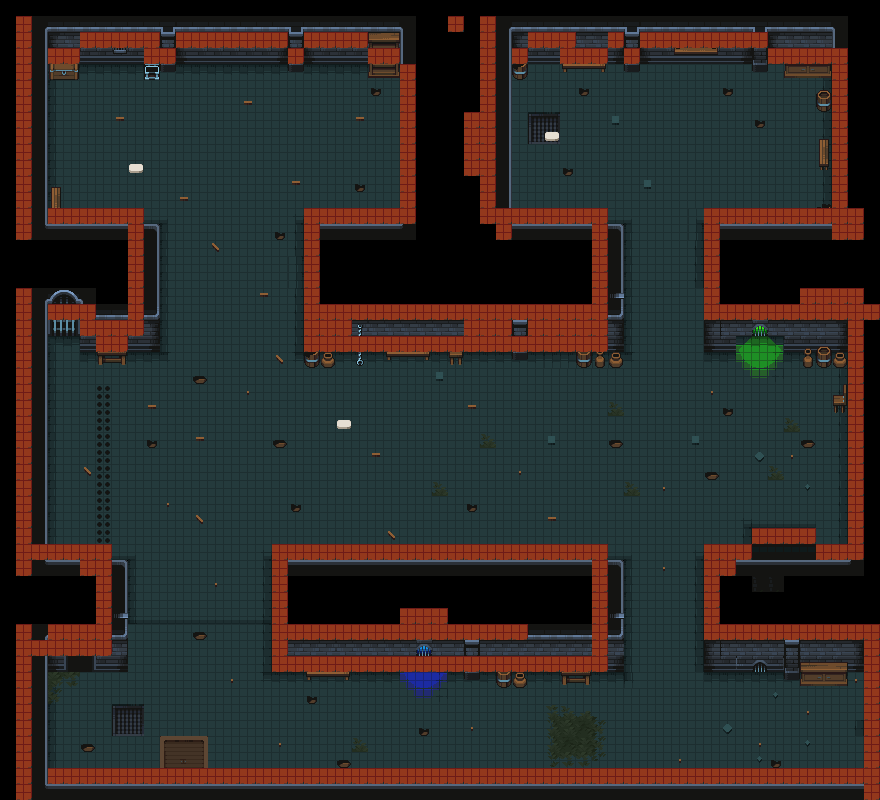

Tiled map render using the project's own tile images. Description and the map definition, with tile-layer contents summarised, below:
An orthogonal 55x50 tile map with 16x16 px tiles, 3 tile layers (Tile Layer 1, Tile Layer 2, Floorblock), 1 hidden layer not drawn, 2 tilesets.

<map version="1.10" tiledversion="1.10.2" orientation="orthogonal" renderorder="right-down" width="55" height="50" tilewidth="16" tileheight="16" infinite="0" nextlayerid="5" nextobjectid="1">
 <tileset firstgid="1" source="Tiles.tsx" />
 <tileset firstgid="626" source="Props.tsx" />
 <layer id="1" name="Tile Layer 1" width="55" height="50">
  <data>[2750 cells, 2241 non-empty, 75 distinct tile ids]</data>
 </layer>
 <layer id="2" name="Tile Layer 2" width="55" height="50">
  <data>[2750 cells, 248 non-empty, 123 distinct tile ids]</data>
 </layer>
 <layer id="3" name="Floorblock" width="55" height="50">
  <data>[2750 cells, 443 non-empty, 1 distinct tile ids]</data>
 </layer>
 <layer id="4" name="enemies" width="55" height="50" visible="0">
  <data>[2750 cells, 16 non-empty, 1 distinct tile ids]</data>
 </layer>
</map>
